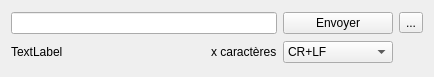
<?xml version="1.0" encoding="UTF-8"?>
<ui version="4.0">
 <class>Command</class>
 <widget class="QWidget" name="Command">
  <property name="geometry">
   <rect>
    <x>0</x>
    <y>0</y>
    <width>434</width>
    <height>77</height>
   </rect>
  </property>
  <property name="sizePolicy">
   <sizepolicy hsizetype="Expanding" vsizetype="Minimum">
    <horstretch>1</horstretch>
    <verstretch>0</verstretch>
   </sizepolicy>
  </property>
  <property name="windowTitle">
   <string>Form</string>
  </property>
  <layout class="QGridLayout" name="gridLayout" columnstretch="90,0,0,0,0">
   <item row="1" column="2">
    <widget class="QLabel" name="nbcharLab">
     <property name="text">
      <string>x caractères</string>
     </property>
    </widget>
   </item>
   <item row="0" column="0" colspan="3">
    <widget class="QLineEdit" name="commandLEdit">
     <property name="sizePolicy">
      <sizepolicy hsizetype="Expanding" vsizetype="Fixed">
       <horstretch>1</horstretch>
       <verstretch>0</verstretch>
      </sizepolicy>
     </property>
     <property name="sizeIncrement">
      <size>
       <width>0</width>
       <height>0</height>
      </size>
     </property>
    </widget>
   </item>
   <item row="1" column="0">
    <widget class="QLabel" name="byteLabel">
     <property name="sizePolicy">
      <sizepolicy hsizetype="Expanding" vsizetype="Preferred">
       <horstretch>0</horstretch>
       <verstretch>0</verstretch>
      </sizepolicy>
     </property>
     <property name="sizeIncrement">
      <size>
       <width>1</width>
       <height>0</height>
      </size>
     </property>
     <property name="text">
      <string>TextLabel</string>
     </property>
    </widget>
   </item>
   <item row="1" column="3">
    <widget class="QComboBox" name="crlfCBox">
     <property name="sizePolicy">
      <sizepolicy hsizetype="Minimum" vsizetype="Fixed">
       <horstretch>0</horstretch>
       <verstretch>0</verstretch>
      </sizepolicy>
     </property>
     <property name="minimumContentsLength">
      <number>0</number>
     </property>
     <item>
      <property name="text">
       <string>CR+LF</string>
      </property>
     </item>
     <item>
      <property name="text">
       <string>CR</string>
      </property>
     </item>
     <item>
      <property name="text">
       <string>LF</string>
      </property>
     </item>
     <item>
      <property name="text">
       <string>Pas de CR+LF</string>
      </property>
     </item>
     <item>
      <property name="text">
       <string/>
      </property>
     </item>
    </widget>
   </item>
   <item row="0" column="3">
    <widget class="QPushButton" name="sendButton">
     <property name="sizePolicy">
      <sizepolicy hsizetype="Minimum" vsizetype="Fixed">
       <horstretch>0</horstretch>
       <verstretch>0</verstretch>
      </sizepolicy>
     </property>
     <property name="text">
      <string>Envoyer</string>
     </property>
    </widget>
   </item>
   <item row="0" column="4">
    <widget class="QToolButton" name="cancelButton">
     <property name="text">
      <string>...</string>
     </property>
     <property name="icon">
      <iconset theme="Ressource\trash.png">
       <normaloff>.</normaloff>.</iconset>
     </property>
    </widget>
   </item>
  </layout>
 </widget>
 <resources/>
 <connections/>
</ui>
